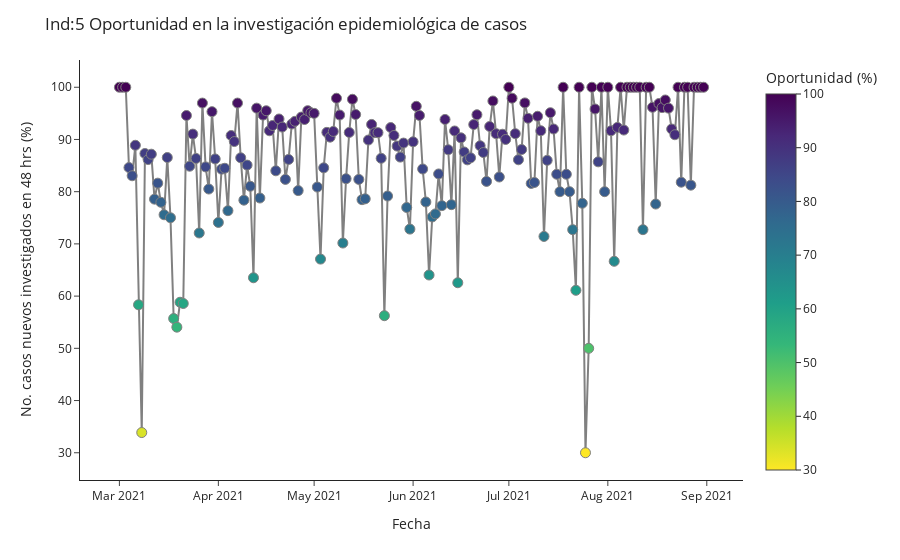

The notebook cell saved with this chart:
### Code cell
px.scatter(df_ind5_perc.reset_index(),
        x= 'fecha_cumple_requisitos',
        y= 'n_folio',
        color='n_folio',
        color_continuous_scale=px.colors.sequential.Viridis_r,
        labels={'n_folio':'Oportunidad (%)'},
        ).update_layout(title= 'Ind:5 Oportunidad en la investigación epidemiológica de casos',
                       yaxis_title='No. casos nuevos investigados en 48 hrs (%)',
                       xaxis_title='Fecha',
                       template='simple_white',
                 #      xaxis=dict(tickmode = 'array',
                  #                tickvals = list(range(12,88,3)),
                   #               ticktext = list(list(range(12,54,3))+list(range(1,88,3))),
                    #             ),
                 #   ).add_vline(x=53.5, line_width=3, line_dash='dash', line_color='gray'
                  #             ).add_hline(y=10, 
                   #                        line_width=3, 
                    #                       line_dash='longdash', 
                     #                      line_color='olive',
                      #                     annotation_text='Meta nacional (10%)',
                       #                    annotation_position='bottom right'
                        #         ).add_hline(y=mean_bac_ind, 
                         #                    line_width=3, 
                          #                   line_dash='longdash', 
                           #                  line_color='green',
                            #                 annotation_text= 'Promedio BAC ('+str(mean_bac_ind)+'%)',
                             #                annotation_position='bottom right'
                              #       ).add_vrect(x0='51', x1='50', 
                               #            annotation_text='2020', 
                                #           annotation_position='top right',
                                 #          annotation=dict(font_size=18, 
                                  #                         font_family="'Open Sans', verdana, arial, sans-serif"),
                                   #                        opacity=0, 
                                    #                       line_width=0
                                     #     ).add_vrect(x0='84', x1='86', 
                                      #     annotation_text='2021', 
                                       #    annotation_position='top right',
                                        #   annotation=dict(font_size=18, 
                                         #                  font_family="'Open Sans', verdana, arial, sans-serif"),
                                          #                 opacity=0, 
                                           #                line_width=0
                                                     ).update_traces(mode='lines+markers', 
                                                                     line_color='grey',
                                                                     marker_line_width=1, 
                                                                     marker_size=10)

### Figure 1 — Plotly figure (JSON) as saved in the notebook; plotly's stock layout.template omitted (floating-point values rounded to 4 significant figures; data arrays with more than 128 entries replaced by an {"elided": "..."} marker saying what was removed)
{"data": [{"hovertemplate": "fecha_cumple_requisitos=%{x}<br>Oportunidad (%)=%{marker.color}<extra></extra>", "legendgroup": "", "line": {"color": "grey"}, "marker": {"color": {"elided": "184 float values"}, "coloraxis": "coloraxis", "line": {"width": 1}, "size": 10, "symbol": "circle"}, "mode": "lines+markers", "name": "", "orientation": "v", "showlegend": false, "type": "scatter", "x": {"elided": "184 str values"}, "xaxis": "x", "y": {"elided": "184 float values"}, "yaxis": "y"}], "layout": {"coloraxis": {"colorbar": {"title": {"text": "Oportunidad (%)"}}, "colorscale": [[0, "#fde725"], [0.1111, "#b5de2b"], [0.2222, "#6ece58"], [0.3333, "#35b779"], [0.4444, "#1f9e89"], [0.5556, "#26828e"], [0.6667, "#31688e"], [0.7778, "#3e4989"], [0.8889, "#482878"], [1, "#440154"]]}, "legend": {"tracegroupgap": 0}, "margin": {"t": 60}, "title": {"text": "Ind:5 Oportunidad en la investigación epidemiológica de casos"}, "xaxis": {"anchor": "y", "domain": [0, 1], "title": {"text": "Fecha"}}, "yaxis": {"anchor": "x", "domain": [0, 1], "title": {"text": "No. casos nuevos investigados en 48 hrs (%)"}}}}
